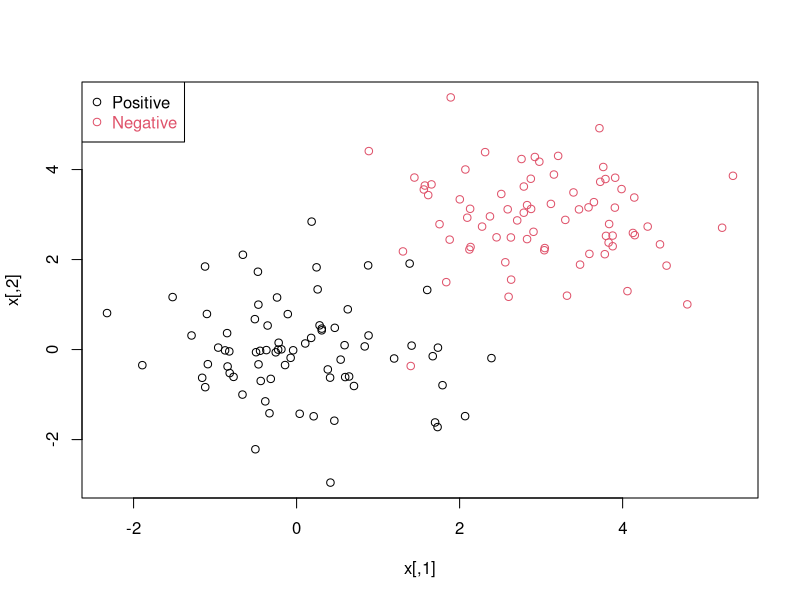
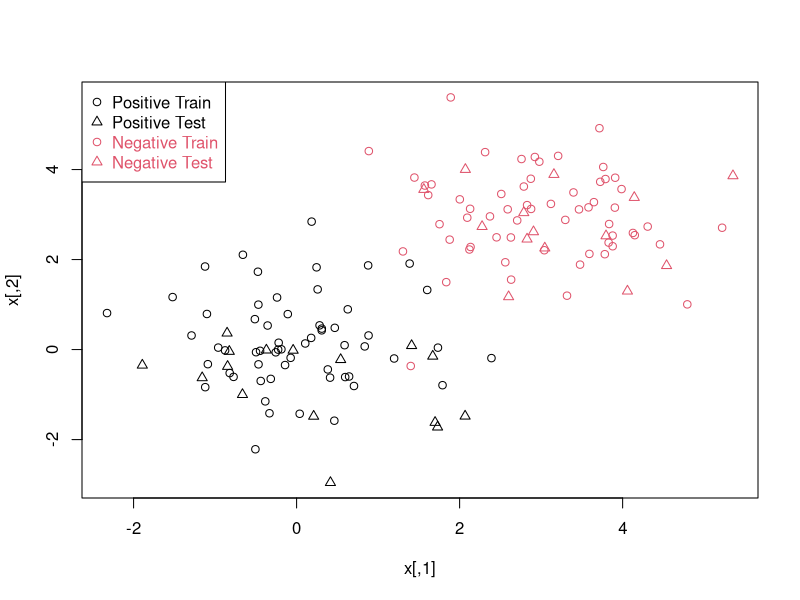

These figures' R source, in order:
n <- 150 # number of data points
p <- 2 # dimension
sigma <- 1 # variance of the distribution
meanpos <- 0 # centre of the distribution of positive examples
meanneg <- 3 # centre of the distribution of negative examples
npos <- round(n/2) # number of positive examples
nneg <- n-npos # number of negative examples
# Generate the positive and negative examples
xpos <- matrix(rnorm(npos*p,mean=meanpos,sd=sigma),npos,p)
xneg <- matrix(rnorm(nneg*p,mean=meanneg,sd=sigma),npos,p)
x <- rbind(xpos,xneg)
# Generate the labels
y <- matrix(c(rep(1,npos),rep(-1,nneg)))
# Visualize the data
plot(x,col=ifelse(y>0,1,2))
legend("topleft",c('Positive','Negative'),col=seq(2),pch=1,text.col=seq(2))
#
ntrain <- round(n*0.8) # number of training examples
tindex <- sample(n,ntrain) # indices of training samples
xtrain <- x[tindex,]
xtest <- x[-tindex,]
ytrain <- y[tindex]
ytest <- y[-tindex]
istrain=rep(0,n)
istrain[tindex]=1
# Visualize
plot(x,col=ifelse(y>0,1,2),pch=ifelse(istrain==1,1,2))
legend("topleft",c('Positive Train','Positive Test','Negative Train','Negative Test'),col=c(1,1,2,2), pch=c(1,2,1,2), text.col=c(1,1,2,2))